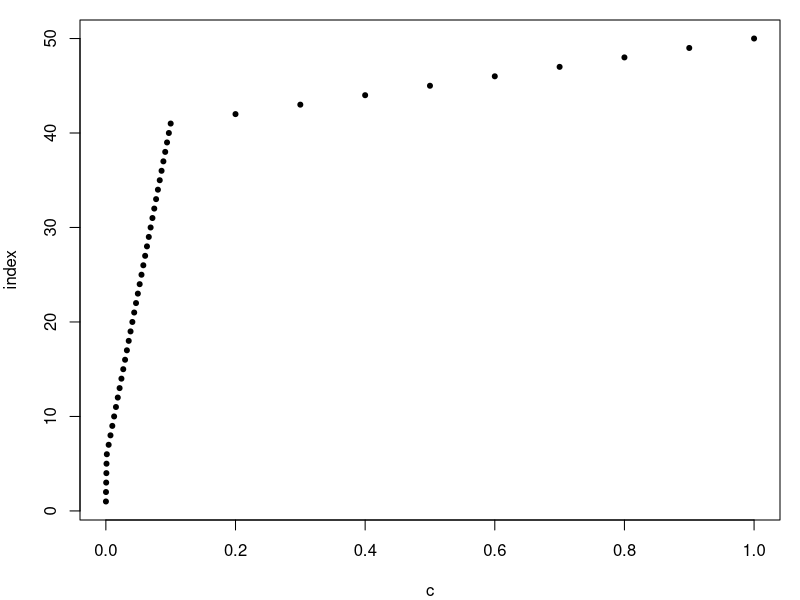
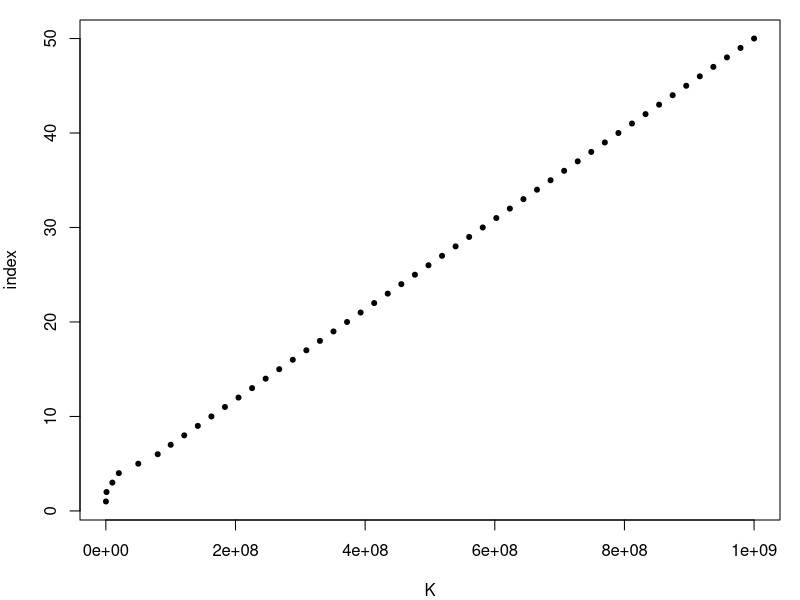
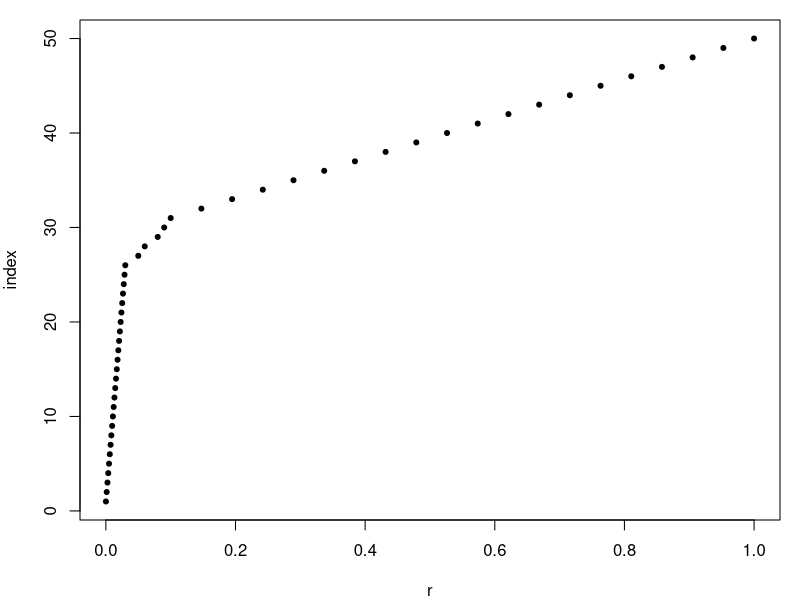

Source code (R) for these figures, in order: (Note: this script raises an error after producing the figures.)
c.array <- c(0.0001, 0.0002, 0.0005, 0.0008, 0.001, 
             seq(0.0015, 0.1, length.out = 36), 0.2, 0.3, 0.4, 0.5, 0.6, 0.7,
             0.8, 0.9, 1)

png("/Users/Xin/Desktop/projects/GTA_project/output/20160722/crange.png", 
    width = 1000, height = 200)
par(mar=c(4, 4, 1, 1))
plot(c.array, seq(1, 50, by = 1), xlab = "c", ylab = "index", pch = 20)
dev.off()

K.array <- c(1e5, 1e6, 1e7, 2e7, 5e7, 8e7, seq(1e8, 1e9, length.out = 44))
png("/Users/Xin/Desktop/projects/GTA_project/output/20160722/Krange.png", 
    width = 1000, height = 200)
par(mar=c(4, 4, 1, 1))
plot(K.array, seq(1, 50, by = 1), xlab = "K", ylab = "index", pch = 20)
dev.off()

r.array <- c(seq(0.0001, 0.03, length.out = 26), 0.05, 0.06, 0.08, 0.09,
             seq(0.1, 1, length.out = 20))
png("/Users/Xin/Desktop/projects/GTA_project/output/20160722/rrange.png", 
    width = 1000, height = 200)
par(mar=c(4, 4, 1, 1))
plot(r.array, seq(1, 50, by = 1), xlab = "r", ylab = "index", pch = 20)
dev.off()

N.array <- c(1e-10, 5e-10, seq(1e-9, 1.5e-9, length.out = 42), 
             2e-9, 5e-9, 8e-9, 1e-8, 1e-7)
png("/Users/Xin/Desktop/projects/GTA_project/output/20160722/Nrange.png", 
    width = 1000, height = 200)
par(mar=c(4, 4, 1, 1))
plot(N.array, seq(1, 50, by = 1), xlab = "N", ylab = "index", pch = 20)
dev.off()

